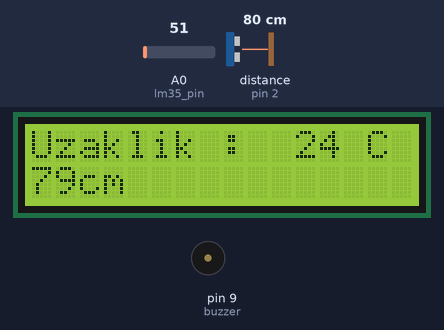
The sketch below on a simulated Arduino Uno, built with avr-gcc and run on an emulated ATmega328P. Parts: 16×2 character LCD, buzzer (waves = sounding). Wiring (inferred from the names in the program): ultrasonic range finder: trigger pin 1; echo pin 2. The inputs (shaded band) are chosen by the test bench; at power-on: A0 (lm35_pin) = 51, distance to the obstacle (sensor on pin 2) 80 cm. The echo pulse lasts 58.3 µs per cm.

Above: at 1.2 s.
1.3 s: A0 (lm35_pin) set to 57
At 1.72 s:
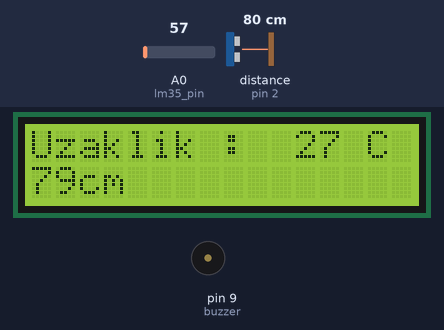
3.9 s: distance to the obstacle (sensor on pin 2) set to 2 cm
At 4.51 s:
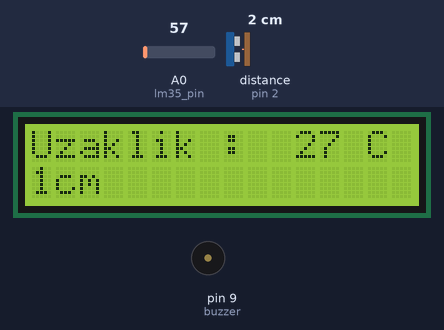
5.8 s: A0 (lm35_pin) set to 30
At 7.0 s:
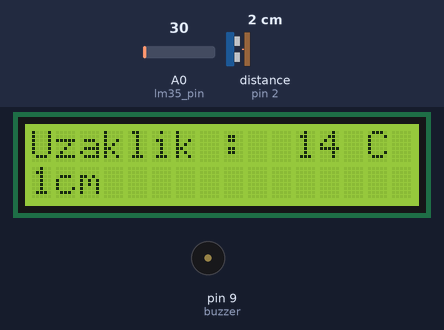
7.6 s: distance to the obstacle (sensor on pin 2) set to 4 cm
At 8.9 s:
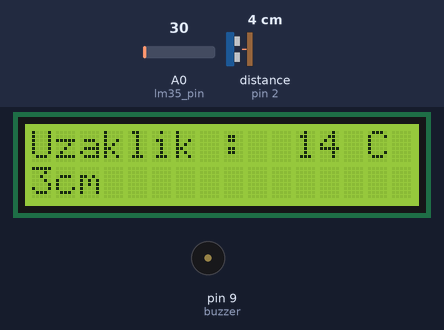
9.3 s: distance to the obstacle (sensor on pin 2) set to 9 cm
At 10.2 s:
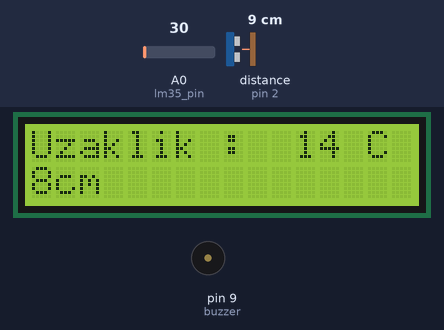
11.1 s: A0 (lm35_pin) set to 15
At 12.2 s:
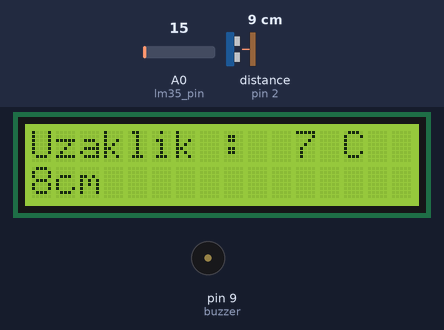
Timing chart, 0 to 13.8 s (numbered marks = the images above; inputs shaded):
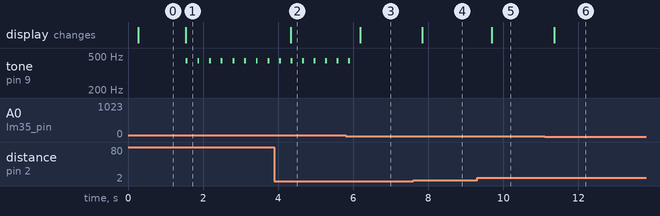

The sketch:

LM_35_-_Lcd_Temperature.ino
```cpp
#include <LiquidCrystal.h>
#define echoPin 2
#define trigPin 1
#define buzzer 9
const int lm35_pin = A0;

LiquidCrystal lcd(8 ,7 ,6 ,5 ,4 ,3);

void setup() {
  pinMode(echoPin,INPUT);
  pinMode(trigPin,OUTPUT);
  pinMode(buzzer,OUTPUT);
  lcd.begin(16,2);

}

void loop() {
  digitalWrite(trigPin,HIGH);
  delayMicroseconds(1000);
  digitalWrite(trigPin,LOW);
  int sure = pulseIn(echoPin,HIGH);
  int mesafe = (sure / 2) / 29.1;
  int temp_adc_val;
  float temp_val;
  temp_adc_val = analogRead(lm35_pin);  /* Read Temperature */
  temp_val = (temp_adc_val * 4.88); /* Convert adc value to equivalent voltage */
  temp_val = (temp_val/10); /* LM35 gives output of 10mv/°C */
  delay(200);
  lcd.clear();
  lcd.setCursor(0,0);
  lcd.print("Uzaklik :");
  lcd.setCursor(11,0);
  lcd.print(int(temp_val));
  lcd.print(" C");
  lcd.setCursor(0,1);
  lcd.print(mesafe);
  lcd.print("cm");
  if (temp_val >= 26){
    tone(buzzer,440);
    delay(50);
    noTone(buzzer);
    delay(50);
  }
}
```

Measured:
- the behaviour switches between 53 and 54 on A0 (lm35_pin) (found by bisection; images 0 and 1)
- after the input at 1.3 s, tone on pin 9 (buzzer): alternates 440 Hz for 0.05 s and silent for 0.26 s, starting after 0.24 s; the display: changes after 0.24 s (image 1)
- after the input at 3.9 s, the display: changes after 0.44 s (image 2)
- after the input at 5.8 s, tone on pin 9 (buzzer): goes on until 5.9 s, then stays silent; the display: changes after 0.38 s (image 3)
- after the input at 7.6 s, the display: changes after 0.23 s (image 4)
- after the input at 9.3 s, the display: changes after 0.39 s (image 5)
- after the input at 11.1 s, the display: changes after 0.25 s (image 6)
